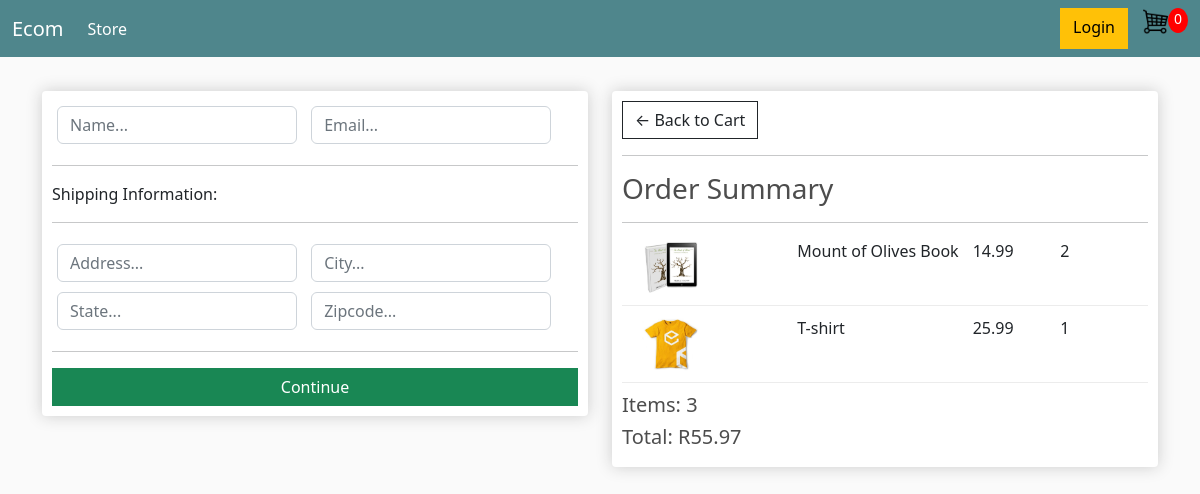
/checkout/ (signed in), run on an earlier commit of the app's database.
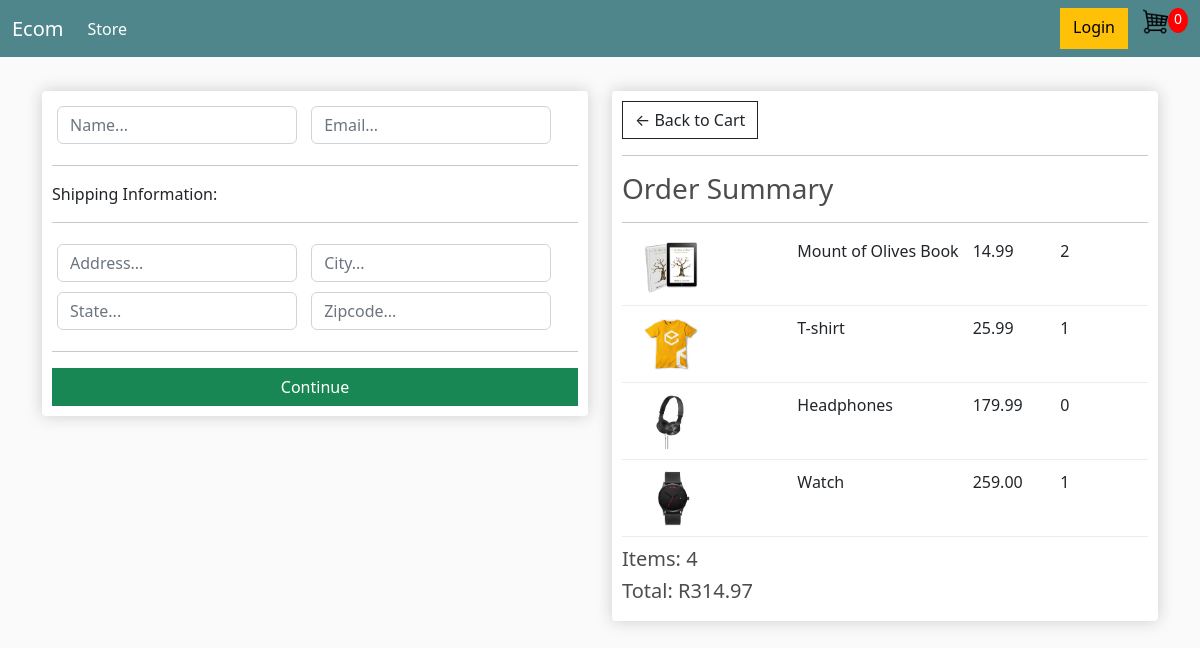
And on a later commit of the database.
### store/models.py (models this page shows, shortened)
class OrderItem(models.Model):
  product = models.ForeignKey(Product, on_delete=models.SET_NULL, blank=True, null=True)
  order = models.ForeignKey(Order, on_delete=models.SET_NULL, blank=True, null=True)
  quantity = models.IntegerField(default=0, null=True, blank=True)
  date_added = models.DateTimeField(auto_now_add=True)
  @property
  def get_total(self):
    total = self.product.price * self.quantity
    return total

class Product(models.Model):
  name = models.CharField(max_length=255, null=True)
  price = models.DecimalField(max_digits=10, decimal_places=2)
  digital = models.BooleanField(default=False, null=True, blank=False)
  image = models.ImageField(null=True, blank=True)
  @property
  def imageUrl(self):
    imageUrl = self.image.url
    try:
      url = imageUrl
    except:
      url = ''
    return url

class Order(models.Model):
  customer = models.ForeignKey(Customer, on_delete=models.SET_NULL, null=True, blank=True)
  date_ordered = models.DateTimeField(auto_now_add=True)
  complete = models.BooleanField(default=False, null=True, blank=False)
  transaction_id = models.CharField(max_length=100, null=True)
  @property
  def get_cart_total(self):
    orderitems: OrderItem = self.orderitem_set.all()
    total = sum([item.get_total for item in orderitems])
    return total
  @property
  def get_cart_items(self):
    orderitems = self.orderitem_set.all()
    total = sum([item.quantity for item in orderitems])
    return total

### store/views.py (the view)
# urls.py: path('checkout/', views.checkout, name='checkout'),
def checkout(request):
  if request.user.is_authenticated:
    customer = request.user.customer
    order, created = Order.objects.get_or_create(customer=customer, complete=False)
    items = order.orderitem_set.all()
  else:
    items = []
    order = {'get_cart_total': 0, 'get_cart_items': 0}
  context ={'items': items, 'order': order}
  return render(request, 'store/checkout.html', context)

### store/templates/store/checkout.html (shortened to what this page needs)
{% extends 'store/main.html' %}
{% load static %}
{% block content %}
<div class="row">
  <div class="col-lg-6">
    <div class="box-element" id="form-wrapper">
      <form action="" id="form">
        <div id="user-info">
          <div class="form-field">
            <input type="text" name="name" class="form-control" placeholder="Name...">
          </div>
          <div class="form-field">
            <input type="email" class="form-control" name="email" placeholder="Email...">
          </div>
        </div>
        <div id="shipping-info">
          <hr>
          <p>Shipping Information:</p>
          <hr>
          <div class="form-field">
            <input type="text" class="form-control" name="address" placeholder="Address...">
          </div>
          <div class="form-field">
            <input type="text" class="form-control" name="city" placeholder="City...">
          </div>
          <div class="form-field">
            <input type="text" class="form-control" name="state" placeholder="State...">
          </div>
          <div class="form-field">
            <input type="text" class="form-control" name="zipcode" placeholder="Zipcode...">
          </div>
        </div>
        <hr>
        <div class="d-grid">
          <input id="form-button" class="btn btn-success btn-block" type="submit" value="Continue">
        </div>
      </form>
    </div>
    <br>
  </div>
  <div class="col-lg-6">
    <div class="box-element">
      <a class="btn btn-outline-dark" href="{% url 'cart' %}">&#x2190; Back to Cart</a>
      <hr>
      <h3>Order Summary</h3>
      <hr>
      {% for item in items %}
      <div class="cart-row">
        <div style="flex:2"><img src="{{item.product.imageUrl}}" alt="" class="row-image"></div>
        <div style="flex:2">
          <p>{{item.product.name}}</p>
        </div>
        <div style="flex:1">
          <p>{{item.product.price}}</p>
        </div>
        <div style="flex:1">
          <p>{{item.quantity}}</p>
        </div>
      </div>
      {% endfor %}
      <h5>Items: {{order.get_cart_items}}</h5>
      <h5>Total: R{{order.get_cart_total}}</h5>
    </div>
  </div>
</div>
</div>
{% endblock content %}

What changed in the data, as far as the page shows it:
added OrderItem: product.imageUrl (picture), product.name "Headphones", product.price "179.99", quantity "0"
added OrderItem: product.imageUrl (picture), product.name "Watch", product.price "259.00", quantity "1"
computed for Order: get_cart_items "3" → "4"; get_cart_total "55.97" → "314.97"
